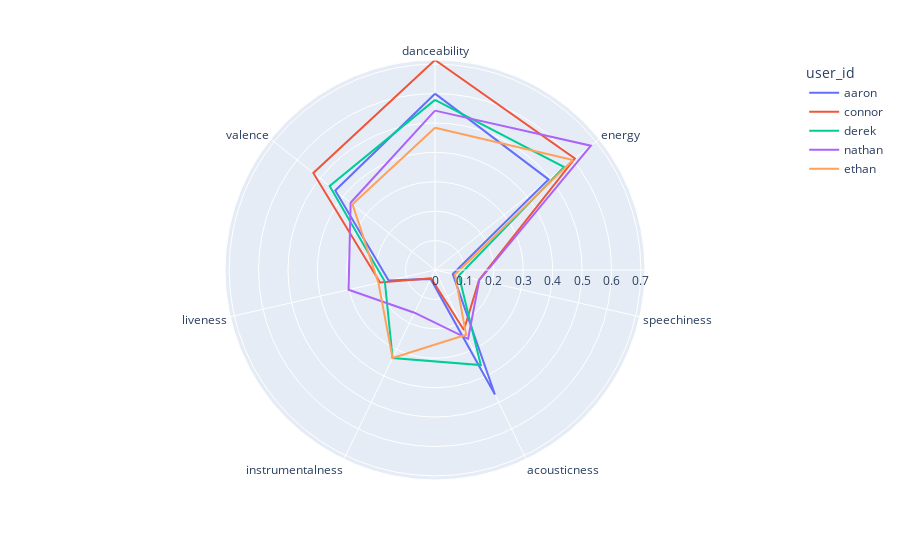

Source (notebook cell):
### Markdown cell above
### Plots the filtered data as a radar plot

### Code cell
import plotly.express as px

fig = px.line_polar(df_audio_features_mean, r='mean', theta='audio_feature',
                    color = 'user_id', line_close=True)
# fig.update_traces(fill='toself')
fig.show()

### Figure 1 — Plotly figure (JSON) as saved in the notebook; plotly's stock layout.template omitted (floating-point values rounded to 4 significant figures)
{"data": [{"hovertemplate": "user_id=aaron<br>mean=%{r}<br>audio_feature=%{theta}<extra></extra>", "legendgroup": "aaron", "line": {"color": "#636efa", "dash": "solid"}, "marker": {"symbol": "circle"}, "mode": "lines", "name": "aaron", "r": [0.5995, 0.4937, 0.06196, 0.4697, 0.03356, 0.1617, 0.4338, 0.5995], "showlegend": true, "subplot": "polar", "theta": ["danceability", "energy", "speechiness", "acousticness", "instrumentalness", "liveness", "valence", "danceability"], "type": "scatterpolar"}, {"hovertemplate": "user_id=connor<br>mean=%{r}<br>audio_feature=%{theta}<extra></extra>", "legendgroup": "connor", "line": {"color": "#EF553B", "dash": "solid"}, "marker": {"symbol": "circle"}, "mode": "lines", "name": "connor", "r": [0.714, 0.608, 0.1536, 0.2266, 0.0312, 0.1917, 0.5292, 0.714], "showlegend": true, "subplot": "polar", "theta": ["danceability", "energy", "speechiness", "acousticness", "instrumentalness", "liveness", "valence", "danceability"], "type": "scatterpolar"}, {"hovertemplate": "user_id=derek<br>mean=%{r}<br>audio_feature=%{theta}<extra></extra>", "legendgroup": "derek", "line": {"color": "#00cc96", "dash": "solid"}, "marker": {"symbol": "circle"}, "mode": "lines", "name": "derek", "r": [0.5785, 0.5615, 0.08324, 0.3588, 0.3322, 0.1749, 0.458, 0.5785], "showlegend": true, "subplot": "polar", "theta": ["danceability", "energy", "speechiness", "acousticness", "instrumentalness", "liveness", "valence", "danceability"], "type": "scatterpolar"}, {"hovertemplate": "user_id=nathan<br>mean=%{r}<br>audio_feature=%{theta}<extra></extra>", "legendgroup": "nathan", "line": {"color": "#ab63fa", "dash": "solid"}, "marker": {"symbol": "circle"}, "mode": "lines", "name": "nathan", "r": [0.5419, 0.6779, 0.1545, 0.2595, 0.1612, 0.3014, 0.3669, 0.5419], "showlegend": true, "subplot": "polar", "theta": ["danceability", "energy", "speechiness", "acousticness", "instrumentalness", "liveness", "valence", "danceability"], "type": "scatterpolar"}, {"hovertemplate": "user_id=ethan<br>mean=%{r}<br>audio_feature=%{theta}<extra></extra>", "legendgroup": "ethan", "line": {"color": "#FFA15A", "dash": "solid"}, "marker": {"symbol": "circle"}, "mode": "lines", "name": "ethan", "r": [0.4838, 0.5999, 0.06972, 0.2443, 0.3323, 0.1972, 0.3588, 0.4838], "showlegend": true, "subplot": "polar", "theta": ["danceability", "energy", "speechiness", "acousticness", "instrumentalness", "liveness", "valence", "danceability"], "type": "scatterpolar"}], "layout": {"legend": {"title": {"text": "user_id"}, "tracegroupgap": 0}, "margin": {"t": 60}, "polar": {"angularaxis": {"direction": "clockwise", "rotation": 90}, "domain": {"x": [0, 1], "y": [0, 1]}}}}
